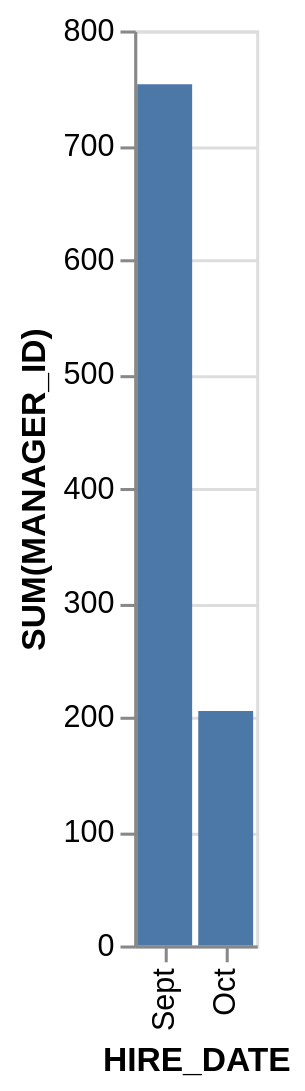

Write a Vega-Lite specification for this figure.
### Vega-Lite specification from a JSON file in a GitHub repository (floating-point values rounded to 4 significant figures)
{"data": {"values": [{"x_data": "Sept", "y_data": 753}, {"x_data": "Oct", "y_data": 205}]}, "mark": "bar", "encoding": {"x": {"field": "x_data", "type": "nominal", "title": "HIRE_DATE", "sort": {"op": "sum", "field": "y_data", "order": "descending"}}, "y": {"field": "y_data", "type": "quantitative", "title": "SUM(MANAGER_ID)"}}}
